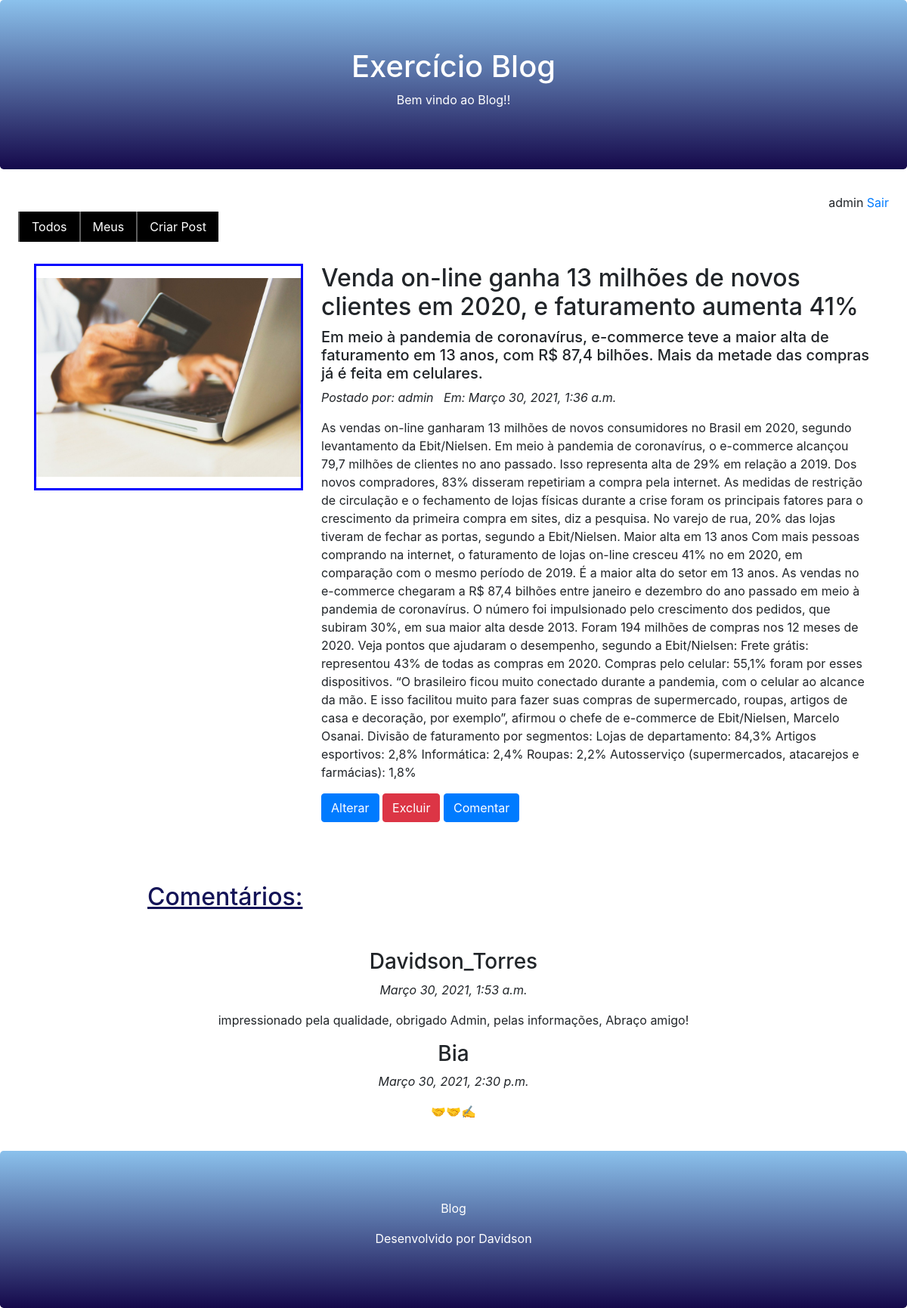
Screenshot of /post/detail/26/ (signed in) with the database file from the repository.
### core/models.py (models this page shows, shortened)
class Post(models.Model):
    title = models.TextField()
    subtitle = models.TextField()
    text = models.TextField()
    begin_date = models.DateTimeField(auto_now_add=True)
    photo = models.ImageField(upload_to='post')
    active = models.BooleanField(default=True)
    user = models.ForeignKey(User, on_delete=models.CASCADE)

class Comentari(models.Model):
    post = models.ForeignKey(Post, on_delete=models.CASCADE, related_name='post')
    text = models.TextField()
    begin_date = models.DateTimeField(auto_now_add=True)
    active = models.BooleanField(default=True)
    user = models.ForeignKey(User, on_delete=models.CASCADE, related_name='user')

### core/views.py (the view)
# urls.py: path('post/detail/<id>/', views.post_detail),
@login_required(login_url='/login/')
def post_detail(request, id):
    post = Post.objects.get(active=True, id=id)
    comentari = Comentari.objects.filter(post=id).exists()
    if comentari:
        comentari = Comentari.objects.filter(active=True, post=post)
        context = {'post':post, 'comentari':comentari}
    else:
        context = {'post':post}
    return render(request, 'post.html', context)

### templates/post.html (shortened to what this page needs)
{% extends "model-page.html" %}
{%block content %}
<div class="container mp-4 mb-4">
    <div class="row">
        <div class="col-sm-4">
            <div style="border-color: blue; border-style: solid; width: 356px; height: 300px;">
                <img src="{{ post.photo.url }}" width="350" height="263" style="margin-top: 16px;">
            </div>
        </div>
        <div class="col-sm-8">
            <h2>{{ post.title }}</h2>
            <h5> {{ post.subtitle }} </h5>
            <p style="font-style: italic;">Postado por: {{ post.user }} &nbsp Em: {{post.begin_date}} </p>
            <p> {{ post.text }}</p>
            {% if request.user == post.user %}
            <a href="/post/register/?id={{ post.id }}">
            <button type="button" class="btn btn-primary">Alterar</button></a>
            <button type="button" class="btn btn-danger" data-toggle="modal" data-target="#modal_confirm">Excluir</button>
        {% endif %}
        <a href="/post/comentar/{{ post.id }}">
            <button type="button" class="btn btn-primary">Comentar</button></a>
        <br>
        </div>
        <div class="container" style="margin-top: 40px;">
            <h2  style=" text-decoration: underline; margin-left: 150px;margin-top: 40px; margin-bottom: 50px; color: rgb(19, 19, 87);">Comentários:</h2>
            {% for c in comentari %}
                <h3 class="text-center" >{{ c.user }}</h3> <p class="text-center" style="font-style: italic;">{{ c.begin_date }}</p> <p class="text-center" >{{ c.text }}</p>
            {% endfor %}
            </div>
    </div>
</div>
{% endblock %}

### templates/model-header.html (shortened to what this page needs)
<link rel="stylesheet" href="https://maxcdn.bootstrapcdn.com/bootstrap/4.5.2/css/bootstrap.min.css">
<div class="jumbotron header text-center">
    <h1>Exercício Blog</h1>
    <p>Bem vindo ao Blog!!</p>
</div>
<div class="text-right mr-4">
    {{request.user.get_username}}
    <a href="/logout/">Sair</a>
</div>
<div id="menu">
    <ul class="nav ml-4 mb-4">
        <li class="nav-item">
            <a class="nav-link" href="/post/all/">Todos</a>
        </li>
        <li class="nav-item">
            <a class="nav-link" href="/post/user/">Meus</a>
        </li>
        <li class="nav-item">
            <a class="nav-link" href="/post/register/">Criar Post</a>
        </li>
    </ul>
</div>

### templates/model-header.html (style rules this page uses)
.jumbotron.header { background-color:rgb(0, 19, 128); color: white; background-image: linear-gradient(rgb(139, 193, 236),rgb(21, 9, 75)); }
#menu a { background-color: black; color: white; margin-bottom: 5px; border-left: rgb(94, 94, 94) solid 2px; }

### rows the page displays
Post: photo (picture), title "Venda on-line ganha 13 milhões de novos clientes em 2020, e faturamento aumenta 41%", subtitle "Em meio à pandemia de coronavírus, e-commerce teve a maior alta de faturamento em 13 anos, com R$ 87,4 bilhões. Mais da metade das compras já é feita em celulares.", user "admin", begin_date "Março 30, 2021, 1:36 a.m.", text "As vendas on-line ganharam 13 milhões de novos consumidores no Brasil em 2020, segundo levantamento da Ebit/Nielsen. Em meio à pandemia de coronavírus, o e-commerce alcançou 79,7 milhões de clientes no ano passado. Isso representa alta de 29% em relação a 2019. Dos novos compradores, 83% disseram repetiriam a compra pela internet. As medidas de restrição de circulação e o fechamento de lojas físicas durante a crise foram os principais fatores para o crescimento da primeira compra em sites, diz a pesquisa. No varejo de rua, 20% das lojas tiveram de fechar as portas, segundo a Ebit/Nielsen. Maior alta em 13 anos Com mais pessoas comprando na internet, o faturamento de lojas on-line cresceu…"
Comentari: user "Davidson_Torres", begin_date "Março 30, 2021, 1:53 a.m.", text "impressionado pela qualidade, obrigado Admin, pelas informações, Abraço amigo!"
Comentari: user "Bia", begin_date "Março 30, 2021, 2:30 p.m.", text "🤝🤝✍️"

### other values shown
{{ request.user.get_username }} "admin"
